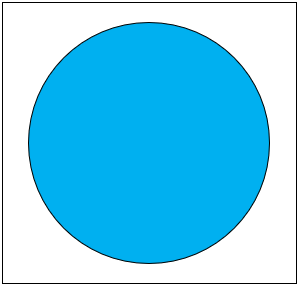
#> input picture image/original.PNG, 299 x 287 px, found by its file name
$ python findContour.py
#> lines starting #> are read from the running program, lines starting #| are printed output that depends on the picture; after the words box and inside, x2 and y2 are one past the last pixel; in counts of white or black regions, pixels touching at a corner belong together
import cv2
import numpy as np

img = cv2.imread('./image/original.png')
#> img is the input picture: shape (287, 299, 3); mean B, G, R 241.4, 207.7, 115
img_gray = cv2.cvtColor(img, cv2.COLOR_BGR2GRAY)
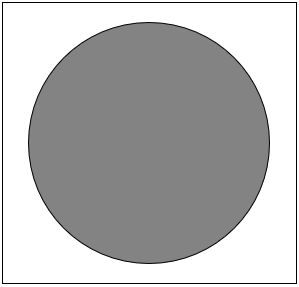
#> img_gray: shape (287, 299); min 0, max 255, mean 184
ret, tresh = cv2.threshold(img_gray, 127, 255, 0)
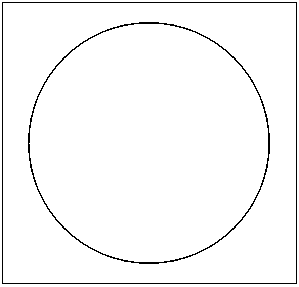
#> tresh: shape (287, 299); 97.3% white; black in thin lines or dots

# Find contour
contours, hierarchy = cv2.findContours(tresh, cv2.RETR_TREE, cv2.CHAIN_APPROX_NONE)
#> contours = 5 contours; box (x1, y1, x2, y2) and area: (0, 0, 299, 287) 85228, (1, 1, 298, 285) 83766, (3, 3, 296, 283) 81468, (27, 21, 271, 265) 46272, (29, 24, 268, 262) 44458
print("Number of countour = " + str(len(contours)))
#| Number of countour = 5

# Draw contours
cv2.drawContours(img, contours, 4, (0, 0, 255), 1)
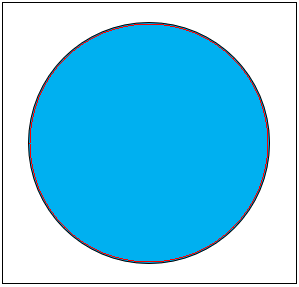
#> img: shape (287, 299, 3); 0.79% of pixels changed, all inside (x1, y1, x2, y2) = (29, 24, 268, 262)

# Show Image
cv2.imshow("Original", img)
cv2.imshow("imgGray", img_gray)
cv2.imshow("imgEdge", tresh)

cv2.waitKey(0)
cv2.destroyAllWindows()

$ run again, with image/1.PNG copied over image/original.PNG
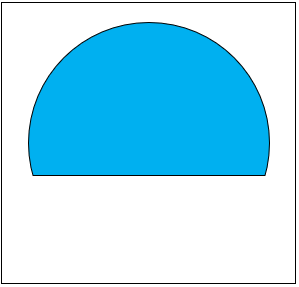
#> input picture image/1.PNG, 299 x 287 px, found by its file name
#> img is the input picture: shape (287, 299, 3); mean B, G, R 244.3, 221.8, 159.9
#> `ret, tresh = cv2.threshold(img_gray, 127, 255, 0)`:
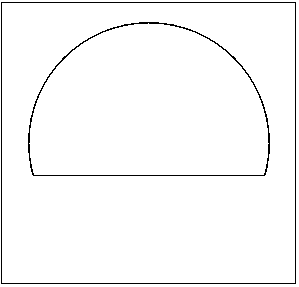
#> tresh: shape (287, 299); 97.6% white; black in thin lines or dots
#> contours = 5 contours; box (x1, y1, x2, y2) and area: (0, 0, 299, 287) 85228, (0, 1, 297, 285) 83766, (2, 3, 295, 283) 81468, (27, 21, 271, 177) 31166, (29, 23, 269, 175) 29626
#| Number of countour = 5
#> `cv2.drawContours(img, contours, 4, (0, 0, 255), 1)`:
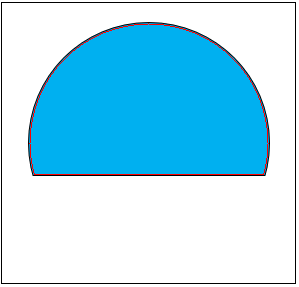
#> img: shape (287, 299, 3); 0.73% of pixels changed, all inside (x1, y1, x2, y2) = (29, 23, 269, 175)

$ run again, with image/2.PNG copied over image/original.PNG
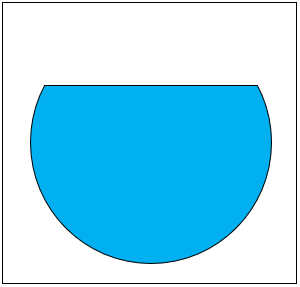
#> input picture image/2.PNG, 300 x 287 px, found by its file name
#> img is the input picture: shape (287, 300, 3); mean B, G, R 243.3, 216.7, 143.7
#> `ret, tresh = cv2.threshold(img_gray, 127, 255, 0)`:
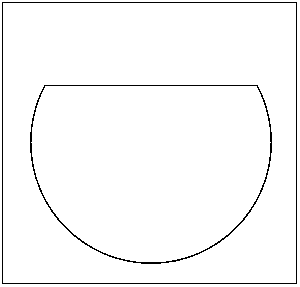
#> tresh: shape (287, 300); 97.5% white; black in thin lines or dots
#> contours = 5 contours; box (x1, y1, x2, y2) and area: (0, 0, 300, 287) 85514, (1, 1, 298, 285) 83766, (3, 3, 296, 283) 81468, (29, 84, 273, 265) 36778, (31, 86, 271, 262) 35137
#| Number of countour = 5
#> `cv2.drawContours(img, contours, 4, (0, 0, 255), 1)`:
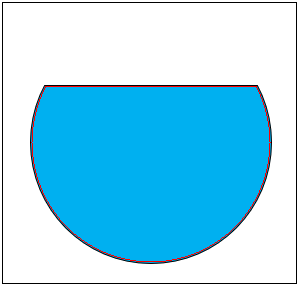
#> img: shape (287, 300, 3); 0.77% of pixels changed, all inside (x1, y1, x2, y2) = (31, 86, 271, 262)
